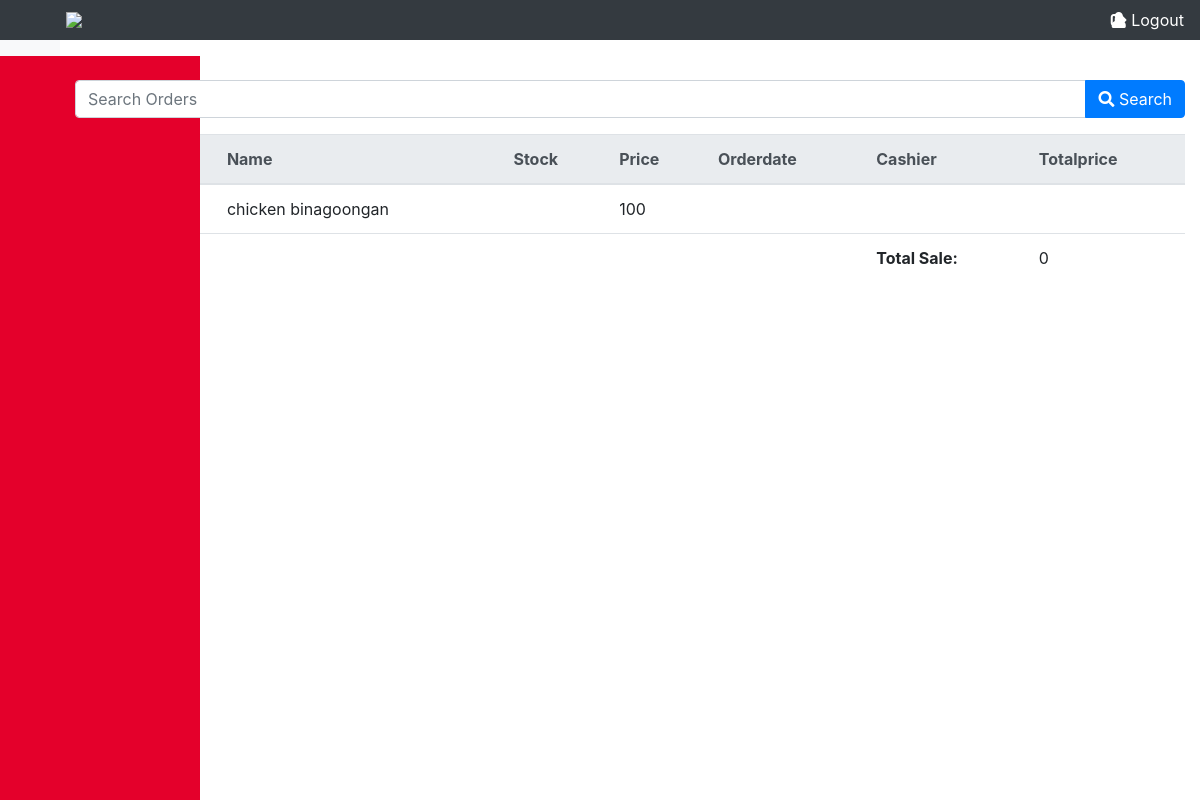
Before: /index.php/order/search with the older database file.
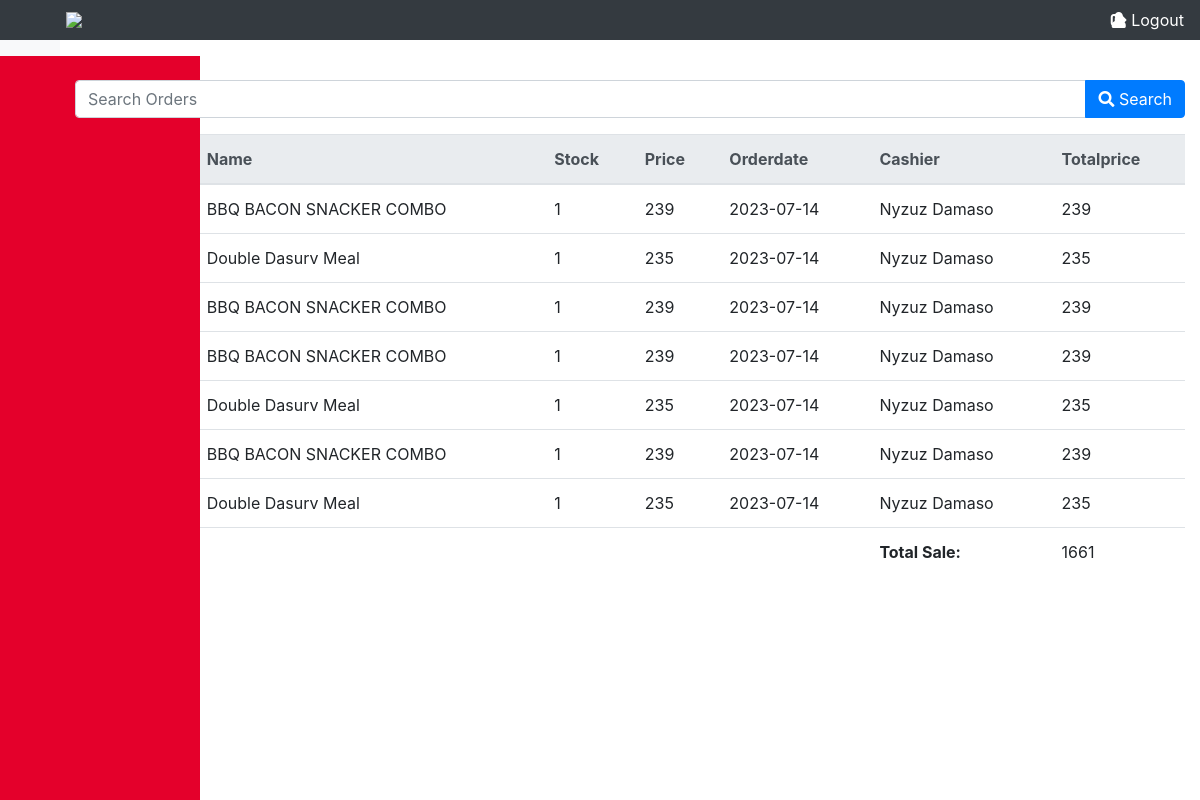
After: the same page with the newer database file.
### tables this page shows
CREATE TABLE `tbl_order` (
  `order_id` int(30) NOT NULL,
  `name` varchar(90) DEFAULT NULL,
  `stock` int(60) DEFAULT NULL,
  `price` int(60) DEFAULT NULL,
  `orderdate` date DEFAULT NULL,
  `cashier` varchar(60) DEFAULT NULL,
  `totalprice` int(60) DEFAULT NULL
);

### application/controllers/order.php (called while the page is built, shortened)
<?php
class Order extends CI_controller
{
    public function __construct()
    {
        $this->load->library('session');
        $this->load->model('Order_model');
    }
    public function search()
    {
        $keyword = $this->input->post('keyword');
        $data['orders'] = $this->Order_model->search_order($keyword);
        $user = $this->session->userData('user');
        $data['user'] = $user;
        $this->load->view('show_order', $data);
    }
}
?>

### index.php (called while the page is built, shortened)
<?php
require_once BASEPATH.'core/CodeIgniter.php';

### application/models/Order_model.php (called while the page is built, shortened)
<?php
    class Order_model extends CI_model {
        public function search_order($keyword) {
            $this->db->like('order_id', $keyword);
            $this->db->or_like('name', $keyword);
            $this->db->or_like('price', $keyword);
            $this->db->or_like('cashier', $keyword);
            $this->db->or_like('orderdate', $keyword);
            return $this->db->get('tbl_order')->result_array();
        }
    }
?>

### application/views/show_order.php (the view, shortened to what this page needs)
<!DOCTYPE html>
<html lang="en">
<head>
    <link rel="stylesheet" href="https://maxcdn.bootstrapcdn.com/bootstrap/4.0.0/css/bootstrap.min.css">
    <link rel="stylesheet" href="https://stackpath.bootstrapcdn.com/bootstrap/4.5.2/css/bootstrap.min.css">
    <link rel="stylesheet" href="https://cdnjs.cloudflare.com/ajax/libs/font-awesome/5.15.3/css/all.min.css">
</head>
<body>
    <div class="content">
        <nav class="navbar navbar-dark bg-dark">
            <img src="https://www.kfc.com.ph/Content/OnlineOrderingImages/Shared/logo.svg"
                style="width: 60px; height: auto; margin-left: 50px;">
            <a class="text-white"><i class="fas fa-user"></i>
            </a>
            <a class="logoutlink" href="<?php echo site_url('dashboard/logout'); ?>"><i class="fas fa-sign-out-alt"></i>
                Logout</a>
        </nav>
        <div class="sidebar">
        </div>
    </div>
    <div class="container">
        <form action="<?php echo site_url('order/search'); ?>" method="post" class="mb-3">
            <div class="input-group">
                <input type="text" class="form-control" placeholder="Search Orders" name="keyword">
                <div class="input-group-append">
                    <button class="btn btn-primary" type="submit"><i class="fas fa-search"></i> Search</button>
                </div>
            </div>
        </form>
        <table class="table">
            <thead class="thead-light">
                <tr>
                    <th>Order_id</th>
                    <th>Name</th>
                    <th>Stock</th>
                    <th>Price</th>
                    <th>Orderdate</th>
                    <th>Cashier</th>
                    <th>Totalprice</th>
                </tr>
            </thead>
            <tbody>
                <?php foreach ($orders as $order): ?>
                    <tr>
                        <td>
                        </td>
                        <td>
                            <?php echo $order['name']; ?>
                        </td>
                        <td>
                            <?php echo $order['stock']; ?>
                        </td>
                        <td>
                            <?php echo $order['price']; ?>
                        </td>
                        <td>
                            <?php echo $order['orderdate']; ?>
                        </td>
                        <td>
                            <?php echo $order['cashier']; ?>
                        </td>
                        <td>
                            <?php echo $order['totalprice']; ?>
                        </td>
                    </tr>
                <?php endforeach; ?>
            </tbody>
            <tfoot class="tfoot-light">
                <tr>
                    <td colspan="2"></td>
                    <td></td>
                    <td></td>
                    <td></td>
                    <td><strong>Total Sale:</strong></td>
                    <td>
                        <?php
                        $total = 0;
                        foreach ($orders as $order) {
                            $total += $order['totalprice'];
                        }
                        echo $total;
                        ?>
                    </td>
                </tr>
            </tfoot>
        </table>
    </div>
</body>
</html>

### application/views/show_order.php (style rules this page uses)
body { display: flex; min-height: 100vh; }
.container { margin-top: 80px; }
.navbar { position: fixed; top: 0; left: 0; width: 100%; z-index: 999; }
.logoutlink { color: white; margin-left: -500px; }
.sidebar { position: fixed; top: 56px; left: 0; height: 100%; width: 200px; background-color: #E4002B; color: #fff; padding-top: 20px; padding-top: 50px; }
.content { flex-grow: 1; background-color: #f8f9fa; padding: 20px; }

Changed rows visible on the page:
removed tbl_order: name "chicken binagoongan", price "100"
added tbl_order: name "BBQ BACON SNACKER COMBO", stock "1", price "239", orderdate "2023-07-14", cashier "Nyzuz Damaso", totalprice "239"
added tbl_order: name "Double Dasurv Meal", stock "1", price "235", orderdate "2023-07-14", cashier "Nyzuz Damaso", totalprice "235"
added tbl_order: name "BBQ BACON SNACKER COMBO", stock "1", price "239", orderdate "2023-07-14", cashier "Nyzuz Damaso", totalprice "239"
added tbl_order: name "BBQ BACON SNACKER COMBO", stock "1", price "239", orderdate "2023-07-14", cashier "Nyzuz Damaso", totalprice "239"
added tbl_order: name "Double Dasurv Meal", stock "1", price "235", orderdate "2023-07-14", cashier "Nyzuz Damaso", totalprice "235"
added tbl_order: name "BBQ BACON SNACKER COMBO", stock "1", price "239", orderdate "2023-07-14", cashier "Nyzuz Damaso", totalprice "239"
added tbl_order: name "Double Dasurv Meal", stock "1", price "235", orderdate "2023-07-14", cashier "Nyzuz Damaso", totalprice "235"
Other visible differences:
$total: "0" → "1661"
